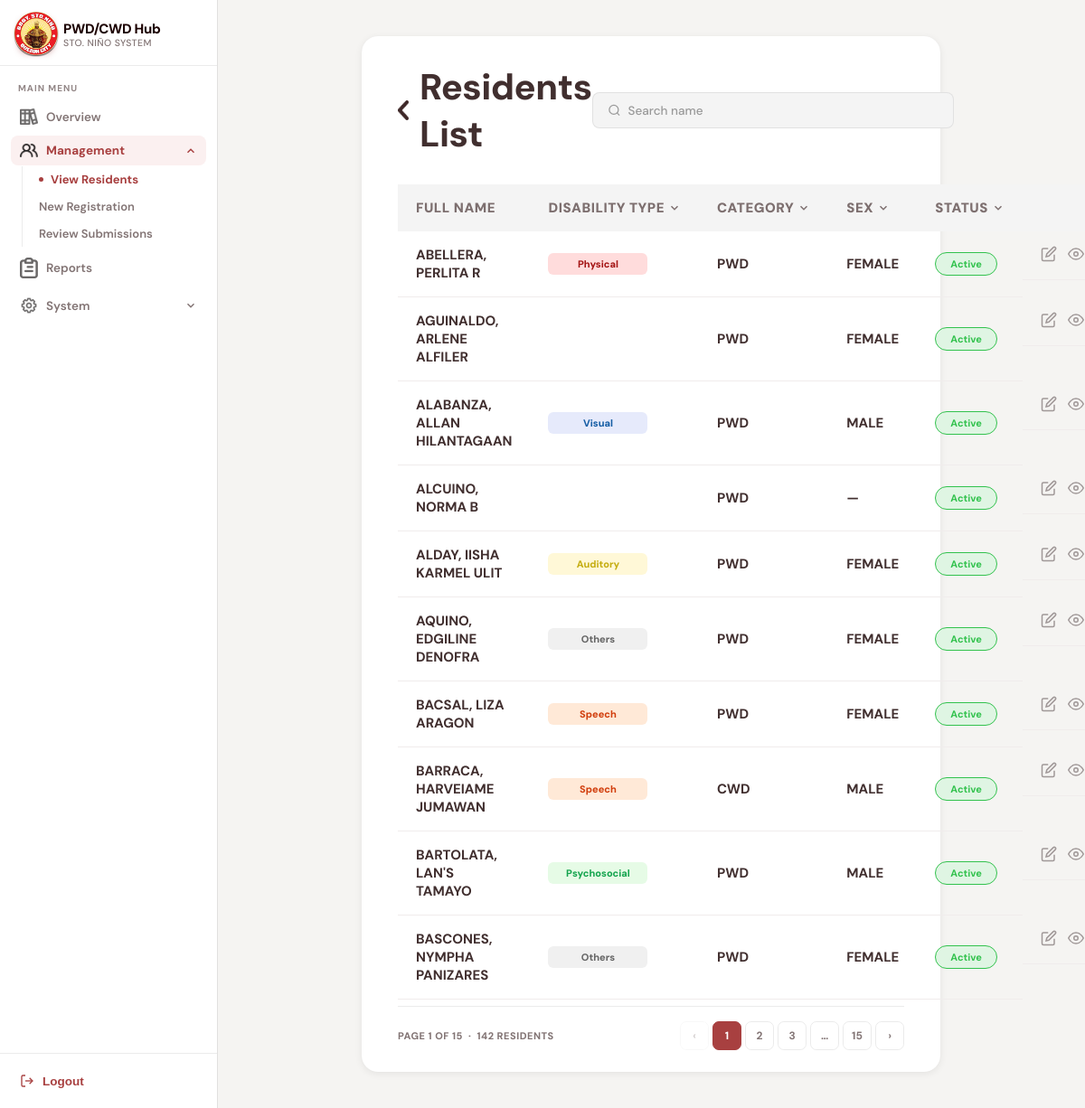
The app's page /resident.php (signed in) with its own data.
### tables this page shows
CREATE TABLE `residents` (
  `ID` int(11) NOT NULL AUTO_INCREMENT,
  `first_name` varchar(255) NOT NULL,
  `middle_name` varchar(255) DEFAULT NULL,
  `last_name` varchar(255) NOT NULL,
  `civil_status` enum('Single','Married','Widowed','Separated') DEFAULT NULL,
  `birthdate` date DEFAULT NULL,
  `birthplace` varchar(255) DEFAULT NULL,
  `sex` enum('male','female') DEFAULT NULL,
  `address` varchar(255) DEFAULT NULL,
  `resident_type` enum('PWD','CWD') NOT NULL,
  `control_num` varchar(255) DEFAULT NULL,
  `pwdid_num` varchar(255) DEFAULT NULL,
  `idissue_date` date DEFAULT NULL,
  `idexpiration_date` date DEFAULT NULL,
  `profile` varchar(255) DEFAULT NULL,
  `application_status` enum('needs correction','under review','approved','rejected') NOT NULL DEFAULT 'under review',
  `record_status` enum('active','expired','archived') NOT NULL DEFAULT 'active',
  `med_cert` varchar(255) DEFAULT NULL,
  `correction_remarks` text DEFAULT NULL,
  PRIMARY KEY (`ID`)
);

### func/getResidents.php (called while the page is built, shortened)
<?php
require_once("db.php");
$per_page = 10;
$current_page =
    isset($_GET["page"]) &&
    is_numeric($_GET["page"])
    ? (int)$_GET["page"]
    : 1;
$offset = ($current_page - 1) * $per_page;
$search =
    trim($_GET["search"] ?? "");
$base_query = "
FROM residents
LEFT JOIN resident_disabilities
ON residents.ID = resident_disabilities.resident_id
";
$where = [];
$where[] =
    "record_status != 'archived'";
$where_sql =
    count($where) > 0
    ? "WHERE " . implode(" AND ", $where)
    : "";
$count_sql = "
SELECT COUNT(DISTINCT residents.ID)
AS total
$base_query
$where_sql
";
$count_result =
    mysqli_query($conn, $count_sql);
$total_rows =
    mysqli_fetch_assoc($count_result)["total"];
$total_pages =
    max(1, ceil($total_rows / $per_page));
$data_sql = "
SELECT
    residents.*,
    GROUP_CONCAT(
        resident_disabilities.disability_type
        SEPARATOR ', '
    ) AS disability_type
$base_query
$where_sql
GROUP BY residents.ID
ORDER BY
/* EXPIRED FIRST */
CASE
    WHEN record_status = 'expired'
    THEN 0
    /* EXPIRING SOON SECOND */
    WHEN idexpiration_date IS NOT NULL
    AND DATE(idexpiration_date)
        BETWEEN CURDATE()
        AND DATE_ADD(CURDATE(), INTERVAL 1 MONTH)
    THEN 1
    /* EVERYTHING ELSE */
    ELSE 2
END,
idexpiration_date ASC,
last_name ASC
LIMIT $per_page OFFSET $offset
";
$residents_result =
    mysqli_query($conn, $data_sql);
function badgeClass($type) {
    $map = [
        "cognitive"    => "badge-cognitive",
        "visual"       => "badge-visual",
        "physical"     => "badge-physical",
        "auditory"     => "badge-auditory",
        "speech"       => "badge-speech",
        "psychosocial" => "badge-psycho",
        "others"       => "badge-others",
    ];
    return $map[
        strtolower(trim($type))
    ] ?? "badge-physical";
}
function buildQuery($page, $extra = []) {
    $params =
        array_merge(
            $_GET,
            ["page" => $page],
            $extra
        );
    return "?" . http_build_query($params);
}
?>

### resident.php (the view, shortened to what this page needs)
<?php
require_once("func/getResidents.php");
?>
<!DOCTYPE html>
<html lang="en">
<head>
<link rel="stylesheet" href="css/resident.css" />
</head>
<body>
<aside class="sidebar">
  <div class="sidebar-brand">
    <div class="brand-icon">
      <img src="assets/barangay-logo.png" width="50">
    </div>
    <div class="brand-text">
      <span class="brand-name">PWD/CWD Hub</span>
      <span class="brand-sub">Sto. Niño System</span>
    </div>
  </div>
  <nav class="sidebar-nav">
    <div class="nav-section-label">Main Menu</div>
    <div class="nav-group">
      <a class="nav-item" href="dashboard.php">
        <img src="assets/overviewicon.png" width="20">
        Overview
      </a>
    </div>
    <div class="nav-group">
      <a class="nav-item active" href="#" onclick="toggleMenu(event,'mgmt-sub')">
        <img src="assets/users.png" width="20">
        Management
        <svg class="chevron" viewBox="0 0 24 24"><polyline points="6 15 12 9 18 15"/></svg>
      </a>
      <div class="nav-sub open" id="mgmt-sub">
        <a class="nav-sub-item active" href="resident.php">View Residents</a>
        <a class="nav-sub-item" href="registration.php">New Registration</a>
        <a class="nav-sub-item" href="review.php">Review Submissions</a>
      </div>
    </div>
    <div class="nav-group">
      <a class="nav-item" href="reports.php">
        <img src="assets/reporticon.png" width="20">
        Reports
      </a>
    </div>
    <?php
    $isAdmin = ($_SESSION["role"] ?? "") === "admin";
    if ($isAdmin): ?>
    <div class="nav-group">
      <a class="nav-item open" href="#" onclick="toggleMenu(event,'system-sub')">
        <img src="assets/settingicon.png" width="20">
        System
        <svg class="chevron" viewBox="0 0 24 24"><polyline points="6 15 12 9 18 15"/></svg>
      </a>
    </div>
    <?php endif; ?>
  </nav>
  <div class="sidebar-footer">
    <button class="logout-btn" onclick="logout()">
      <svg viewBox="0 0 24 24"><path d="M9 21H5a2 2 0 0 1-2-2V5a2 2 0 0 1 2-2h4"/><polyline points="16 17 21 12 16 7"/><line x1="21" y1="12" x2="9" y2="12"/></svg>
      Logout
    </button>
  </div>
</aside>
<main class="main-content">
  <div class="content-card">
    <div class="card-header">
      <div class="page-title">
        <img style="cursor:pointer;" src="assets/leftchevron.png" width="12" onclick="toDashboard()">
        <h1>Residents List</h1>
      </div>
      <form method="GET" action="resident.php" id="searchForm" style="display:flex;gap:10px;align-items:center;">
        <div class="search-bar">
          <svg width="16" height="16" viewBox="0 0 24 24" fill="none" stroke="#999" stroke-width="2"><circle cx="11" cy="11" r="8"/><path d="M21 21l-4.35-4.35"/></svg>
          <input type="text" name="search" id="liveSearchInput" placeholder="Search name" value="<?= htmlspecialchars($search) ?>" autocomplete="off">
        </div>
      </form>
    </div>
    <div class="table-wrap">
      <table class="data-table">
        <thead>
          <tr>
            <th>
              Full Name
            </th>
            <th class="th-filter <?= !empty($filter_disab) ? 'th-active' : '' ?>" onclick="openFilter('sel-disability', this)">
              Disability Type
              <svg width="14" height="14" class="th-chevron" viewBox="0 0 24 24" fill="none" stroke="currentColor" stroke-width="2.5"><path d="M6 9l6 6 6-6"/></svg>
            </th>
            <th class="th-filter <?= !empty($filter_cat) ? 'th-active' : '' ?>" onclick="openFilter('sel-category', this)">
              Category
              <svg width="14" height="14" class="th-chevron" viewBox="0 0 24 24" fill="none" stroke="currentColor" stroke-width="2.5"><path d="M6 9l6 6 6-6"/></svg>
            </th>
            <th class="th-filter <?= !empty($filter_sex) ? 'th-active' : '' ?>" onclick="openFilter('sel-sex', this)">
              Sex
              <svg width="14" height="14" class="th-chevron" viewBox="0 0 24 24" fill="none" stroke="currentColor" stroke-width="2.5"><path d="M6 9l6 6 6-6"/></svg>
            </th>
            <th class="th-filter <?= !empty($filter_status) ? 'th-active' : '' ?>" onclick="openFilter('sel-status', this)">
              Status
              <svg width="14" height="14" class="th-chevron" viewBox="0 0 24 24" fill="none" stroke="currentColor" stroke-width="2.5"><path d="M6 9l6 6 6-6"/></svg>
            </th>
            <th></th>
          </tr>
        </thead>
        <tbody id="residentTable">
          <?php if (mysqli_num_rows($residents_result) === 0): ?>
            <tr>
              <td colspan="6" style="text-align:center; padding:40px; color:var(--text-muted); font-weight:600;">
                No residents found.
              </td>
            </tr>
          <?php else: ?>
            <?php while ($user = mysqli_fetch_assoc($residents_result)): ?>
              <?php
                $full_name  = htmlspecialchars($user['last_name'] . ", " . $user['first_name'] . " " . $user['middle_name']);
                $disability = $user['disability_type'] ?? '';
                $category   = htmlspecialchars($user['resident_type'] ?? '—');
                $sex        = htmlspecialchars(strtoupper($user['sex'] ?? '—'));
                if (($user['record_status'] ?? '') === 'expired') {
    $status = 'Expired';
} elseif (($user['application_status'] ?? '') === 'under review') {
    $status = 'Under Review';
} elseif (($user['application_status'] ?? '') === 'needs correction') {
    $status = 'Needs Correction';
} elseif (($user['application_status'] ?? '') === 'rejected') {
    $status = 'Rejected';
} else {
    $status = 'Active';
}
$status = htmlspecialchars($status);
$status_cls =
    "status-" .
    strtolower(
        str_replace(" ", "-", $status)
    );
                $types_arr  = array_filter(array_map('trim', explode(",", $disability)));
              ?>
              <tr>
                <td class="fw-bold">
  <?= $full_name ?>
</td>
                <td>
                  <div class="badge-group">
                    <?php foreach ($types_arr as $t): ?>
                      <span class="badge <?= badgeClass($t) ?>"><?= htmlspecialchars($t) ?></span>
                    <?php endforeach; ?>
                  </div>
                </td>
                <td class="fw-bold"><?= $category ?></td>
                <td class="fw-bold"><?= $sex ?></td>
                <td><span class="status <?= $status_cls ?>"><?= $status ?></span></td>
                <td class="actions">
                  <button title="Edit" onclick="window.location.href='editResident.php?id=<?= $user['ID'] ?>'">
                    <svg width="18" height="18" viewBox="0 0 24 24" fill="none" stroke="currentColor" stroke-width="2"><path d="M11 4H4a2 2 0 0 0-2 2v14a2 2 0 0 0 2 2h14a2 2 0 0 0 2-2v-7"/><path d="M18.5 2.5a2.121 2.121 0 0 1 3 3L12 15l-4 1 1-4 9.5-9.5z"/></svg>
                  </button>
                  <button title="View" onclick="window.location.href='viewprofile.php?id=<?= $user['ID'] ?>'">
                    <svg width="18" height="18" viewBox="0 0 24 24" fill="none" stroke="currentColor" stroke-width="2"><path d="M1 12s4-8 11-8 11 8 11 8-4 8-11 8-11-8-11-8z"/><circle cx="12" cy="12" r="3"/></svg>
                  </button>
                </td>
              </tr>
            <?php endwhile; ?>
          <?php endif; ?>
        </tbody>
      </table>
    </div>
    <div class="pagination">
      <span class="pagination-info">
        Page <?= $current_page ?> of <?= $total_pages ?> &nbsp;·&nbsp; <?= $total_rows ?> resident<?= $total_rows !== 1 ? "s" : "" ?>
      </span>
      <div class="pagination-btns">
        <a href="<?= buildQuery($current_page - 1) ?>" class="page-btn <?= $current_page <= 1 ? 'disabled' : '' ?>">‹</a>
        <?php
          $start = max(1, $current_page - 2);
          $end   = min($total_pages, $current_page + 2);
          if ($start > 1): ?>
          <?php endif;
          for ($i = $start; $i <= $end; $i++): ?>
            <a href="<?= buildQuery($i) ?>" class="page-btn <?= $i === $current_page ? 'active' : '' ?>"><?= $i ?></a>
          <?php endfor;
          if ($end < $total_pages): ?>
            <?php if ($end < $total_pages - 1): ?><span class="page-btn" style="pointer-events:none;">…</span><?php endif; ?>
            <a href="<?= buildQuery($total_pages) ?>" class="page-btn"><?= $total_pages ?></a>
          <?php endif; ?>
        <a href="<?= buildQuery($current_page + 1) ?>" class="page-btn <?= $current_page >= $total_pages ? 'disabled' : '' ?>">›</a>
      </div>
    </div>
  </div>
</main>
</body>
</html>

### records on screen
residents: full_name "ABELLERA, PERLITA R", t "Physical", resident_type "PWD", sex "FEMALE", status "Active"
residents: full_name "AGUINALDO, ARLENE ALFILER", resident_type "PWD", sex "FEMALE", status "Active"
residents: full_name "ALABANZA, ALLAN HILANTAGAAN", t "Visual", resident_type "PWD", sex "MALE", status "Active"
residents: full_name "ALCUINO, NORMA B", resident_type "PWD", sex "—", status "Active"
residents: full_name "ALDAY, IISHA KARMEL ULIT", t "Auditory", resident_type "PWD", sex "FEMALE", status "Active"
residents: full_name "AQUINO, EDGILINE DENOFRA", t "Others", resident_type "PWD", sex "FEMALE", status "Active"
residents: full_name "BACSAL, LIZA ARAGON", t "Speech", resident_type "PWD", sex "FEMALE", status "Active"
residents: full_name "BARRACA, HARVEIAME JUMAWAN", t "Speech", resident_type "CWD", sex "MALE", status "Active"
residents: full_name "BARTOLATA, LAN'S TAMAYO", t "Psychosocial", resident_type "PWD", sex "MALE", status "Active"
residents: full_name "BASCONES, NYMPHA PANIZARES", t "Others", resident_type "PWD", sex "FEMALE", status "Active"

### other values on screen
$current_page "1"
$total_pages "15"
$total_rows "142"
